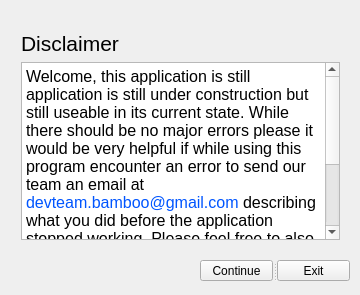
<?xml version="1.0" encoding="UTF-8"?>
<ui version="4.0">
 <class>MainWindow</class>
 <widget class="QMainWindow" name="MainWindow">
  <property name="geometry">
   <rect>
    <x>0</x>
    <y>0</y>
    <width>360</width>
    <height>295</height>
   </rect>
  </property>
  <property name="windowTitle">
   <string>Semester Project</string>
  </property>
  <widget class="QWidget" name="centralWidget">
   <widget class="QSplitter" name="splitter">
    <property name="geometry">
     <rect>
      <x>200</x>
      <y>260</y>
      <width>151</width>
      <height>21</height>
     </rect>
    </property>
    <property name="orientation">
     <enum>Qt::Horizontal</enum>
    </property>
    <widget class="QPushButton" name="pushButton_2">
     <property name="text">
      <string>Continue</string>
     </property>
    </widget>
    <widget class="QPushButton" name="pushButton">
     <property name="text">
      <string>Exit</string>
     </property>
    </widget>
   </widget>
   <widget class="QWidget" name="">
    <property name="geometry">
     <rect>
      <x>10</x>
      <y>20</y>
      <width>341</width>
      <height>231</height>
     </rect>
    </property>
    <layout class="QVBoxLayout" name="verticalLayout">
     <item>
      <widget class="QLabel" name="label">
       <property name="font">
        <font>
         <pointsize>16</pointsize>
        </font>
       </property>
       <property name="text">
        <string>Disclaimer</string>
       </property>
      </widget>
     </item>
     <item>
      <widget class="QTextBrowser" name="textBrowser">
       <property name="font">
        <font>
         <pointsize>12</pointsize>
        </font>
       </property>
       <property name="html">
        <string>&lt;!DOCTYPE HTML PUBLIC &quot;-//W3C//DTD HTML 4.0//EN&quot; &quot;http://www.w3.org/TR/REC-html40/strict.dtd&quot;&gt;
&lt;html&gt;&lt;head&gt;&lt;meta name=&quot;qrichtext&quot; content=&quot;1&quot; /&gt;&lt;style type=&quot;text/css&quot;&gt;
p, li { white-space: pre-wrap; }
&lt;/style&gt;&lt;/head&gt;&lt;body style=&quot; font-family:'MS Shell Dlg 2'; font-size:12pt; font-weight:400; font-style:normal;&quot;&gt;
&lt;p style=&quot; margin-top:12px; margin-bottom:12px; margin-left:0px; margin-right:0px; -qt-block-indent:0; text-indent:0px;&quot;&gt;Welcome, this application is still application is still under construction but still useable in its current state. While there should be no major errors please it would be very helpful if while using this program encounter an error to send our team an email at &lt;span style=&quot; color:#0055ff;&quot;&gt;devteam.bamboo@gmail.com&lt;/span&gt; describing what you did before the application stopped working. Please feel free to also reach out with any suggestions of features or any questions you might have about the data generated by our program. With that said, please press the continue button to start the setup process for this program. &lt;/p&gt;&lt;/body&gt;&lt;/html&gt;</string>
       </property>
      </widget>
     </item>
    </layout>
   </widget>
  </widget>
 </widget>
 <layoutdefault spacing="6" margin="11"/>
 <resources/>
 <connections/>
</ui>
